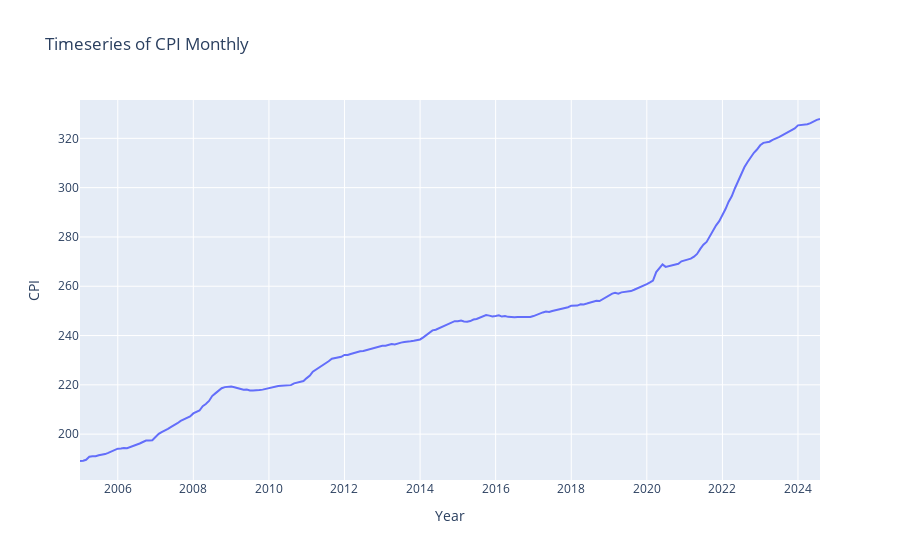

Here is the notebook cell this chart was saved with:
### Code cell
fig = px.line(CPI_data, x='date', y='CPI', title='Timeseries of CPI Monthly', labels={'date': 'Year', 'rate_of_change': 'Rate of Change (%)'})

fig.write_image('/Users/eddie/cs163/src/CPI.png')
fig.show()

### Figure 1 — Plotly figure (JSON) as saved in the notebook; plotly's stock layout.template omitted (floating-point values rounded to 4 significant figures; data arrays with more than 128 entries replaced by an {"elided": "..."} marker saying what was removed)
{"data": [{"hovertemplate": "Year=%{x}<br>CPI=%{y}<extra></extra>", "legendgroup": "", "line": {"color": "#636efa", "dash": "solid"}, "marker": {"symbol": "circle"}, "mode": "lines", "name": "", "orientation": "v", "showlegend": false, "x": {"elided": "236 str values"}, "xaxis": "x", "y": {"elided": "236 float values"}, "yaxis": "y", "type": "scatter"}], "layout": {"xaxis": {"anchor": "y", "domain": [0.0, 1.0], "title": {"text": "Year"}}, "yaxis": {"anchor": "x", "domain": [0.0, 1.0], "title": {"text": "CPI"}}, "legend": {"tracegroupgap": 0}, "title": {"text": "Timeseries of CPI Monthly"}}}
